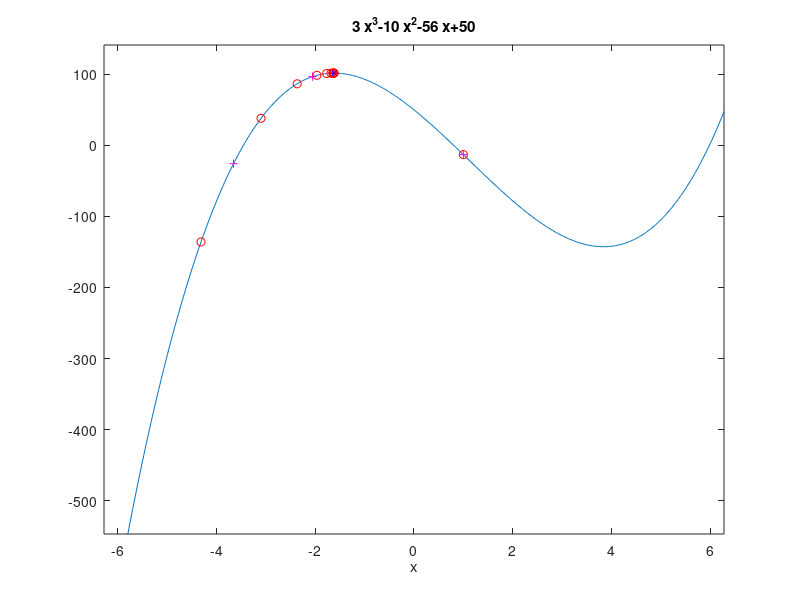

The MATLAB script that drew this image:
clc;
close all;
clear all;
%no voy a usar el toolbox de matematica simbolica porque quiero practicar
%metodos numericos

%1.1
ezplot('3*x^3-10*x^2-56*x+50'); %grafica de la funcion
hold on; 

%1.2 Max y min = las raices de la derivada
f = @(x) 3*x^3-10*x^2-56*x+50;
g = @(x) 9*x^2-20*x-56;
h = @(x) 18*x -20;
alfa = 1;
x = 1;
delta = 1;
epsilon = 0.001;
while abs(delta)> epsilon
    act = x;
    plot(x,f(x),'+m') %1.4 
    x = act - alfa*(g(act)/h(act));
    delta = act-x;
end

%1.3
plot(x,f(x),'*b'); 

%1.5 - Todo otra vez pero con alfa = 0.6
alfa = 0.6;
x = 1;
delta = 1;
epsilon = 0.001;
while abs(delta)> epsilon
    act = x;
    plot(x,f(x),'or') %1.4 
    x = act - alfa*(g(act)/h(act));
    delta = act-x;
end
hold off;
